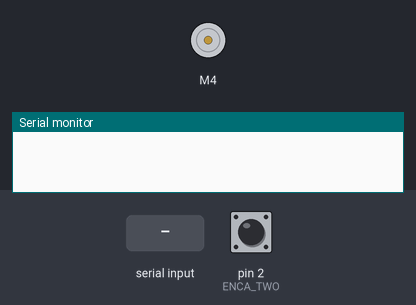
Recording of a sketch running on a simulated Arduino Uno, built with avr-gcc and run on an emulated ATmega328P. Parts: DC motor (green arrow = forward, orange = backward, longer = faster), the last lines printed to the serial monitor. Inputs (shaded band) come from the test bench; at power-on: pin 2 (ENCA_TWO) HIGH.

Above: at 2.2 s.
2.3 s: "90,45\n" received over Serial
At 3.6 s:
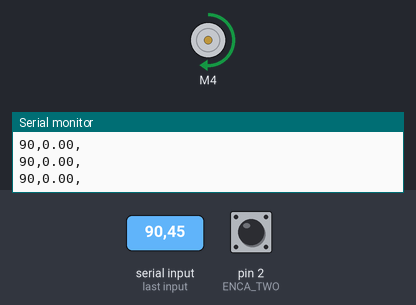
Timing chart, 0 to 5.3 s (numbered marks = the images above; inputs shaded):
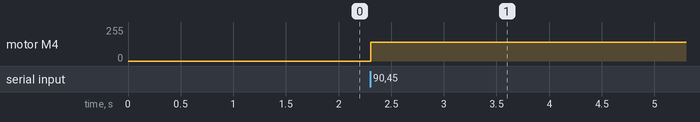

Measured:
- after the input at 2.3 s, motor M4: stopped → forward 140/255 at once

The sketch:

PID_controller.ino
```cpp
//PID control

#include "PID.h"
#include "encoder.h"


void setup() {

  Serial.begin(9600);

  encoder::Encoder_Motor_Setup();

  encoder::Interrupt();

  delay(1000);

}

void loop() {

     pid::targetPosition();

     pid::calculatePID();

     encoder::setMotorSpeed(pid::PWM_p);

     pid::graph();

}
```

PID.h
```cpp
#pragma once

#include "encoder.h"

namespace pid {

float currT = 0;
float deltaT = 0;
float prevT = 0;
float prevE = 0;
float errorDerivative = 0;
float errorIntegral = 0;
int PWM_p = 0;
bool key = 1;


const float kp = 1;
const float ki = 0;
const float kd = 0;

int goal; //desire angle

   int targetPosition(){

     while(key){

      if (Serial.available()==1){

        goal = Serial.parseInt();

        Serial.println(goal);

        key = 0;

        }

      }

    }


   void calculatePID(){

      currT = micros();

      deltaT = ((float)(currT - prevT)) / 1.0e6 ;

      prevT = currT;

      errorValue = goal-encoder::position;

      errorDerivative =  (errorValue - prevE)/deltaT;

      errorIntegral = errorIntegral + (errorValue * deltaT); //Riemann sum

      PWM_p = kp*errorValue + kd*errorDerivative + ki*errorIntegral;

      prevE = errorValue;

      encoder::PWM_send_past = encoder::PWM_send;

      //Debugging

      //Serial.print("Position:");

      //Serial.print(encoder::position);

      //Serial.print(",");

      //Serial.println(digitalRead(A0));

      //Serial.println(errorValue);

      //Serial.println(PWM_p);

      //Serial.println(encoder::PWM_send);

      //Serial.println(encoder::PWM_send_past);

    }

    void graph(){

      //Serial.print("Constant:");

      Serial.print(goal);

      Serial.print(",");

      //Serial.print("Position:");

      Serial.print(encoder::position);

      Serial.println(",");

      }


}
```

encoder.h
```cpp
#pragma once

#include <AFMotor.h>

#include "PID.h"

float errorValue = 0;

namespace encoder {


AF_DCMotor motor(4);

#define ENCA_ONE A0
#define ENCA_TWO 2

float position = 0;
volatile int pos_i = 0;
int PWM_send = 0;
bool key = 1;
int PWM_send_past =1000;


  void Encoder_Motor_Setup() {

    pinMode(INPUT, ENCA_ONE);
    pinMode( INPUT, ENCA_TWO);
    motor.setSpeed(0);

  }


  void readEncoder() {

    int state = digitalRead(ENCA_ONE);

    int increment = 0;

    if (state > 0) {

      increment = 1;

    } else {

      increment = -1;

    }

    pos_i = pos_i + increment;

    //position = pos_i * 0.46875;

    position = pos_i * 0.4411;   // how many degrees advances for one pulse; use your Gear ratio and encoder resolution

  }


  void Interrupt() {

    attachInterrupt(digitalPinToInterrupt(ENCA_TWO), readEncoder, RISING);

  }


  void setMotorSpeed(int PWM_p) {

  //direction

    if (PWM_p < 0){

      motor.run(BACKWARD);

    }

    else if (PWM_p > 0){

      motor.run(FORWARD);

    }

    else {

      motor.setSpeed(0);

      key = 0;

    }


     PWM_send = (int)abs(PWM_p);  //fabs() = floating point absolute value

  //velocity: capping the PWM signal - 8 bit


    if ((PWM_send +PWM_send_past)/2  < 4){

      motor.setSpeed(0);

      //Serial.println("im here");

      }

    else if (PWM_send > 255){

      motor.setSpeed(255);

      //Serial.println("im here");

    }

    else if (PWM_send < 0 ){

      motor.setSpeed(0);

      //Serial.println("im here");

    }

    else if (PWM_send < 120 && errorValue != 0 ){

      motor.setSpeed(140);

      //Serial.print("im here");

      }

    else {

      motor.setSpeed(PWM_send);

      //Serial.println("im here");

      }


  }

}
```
